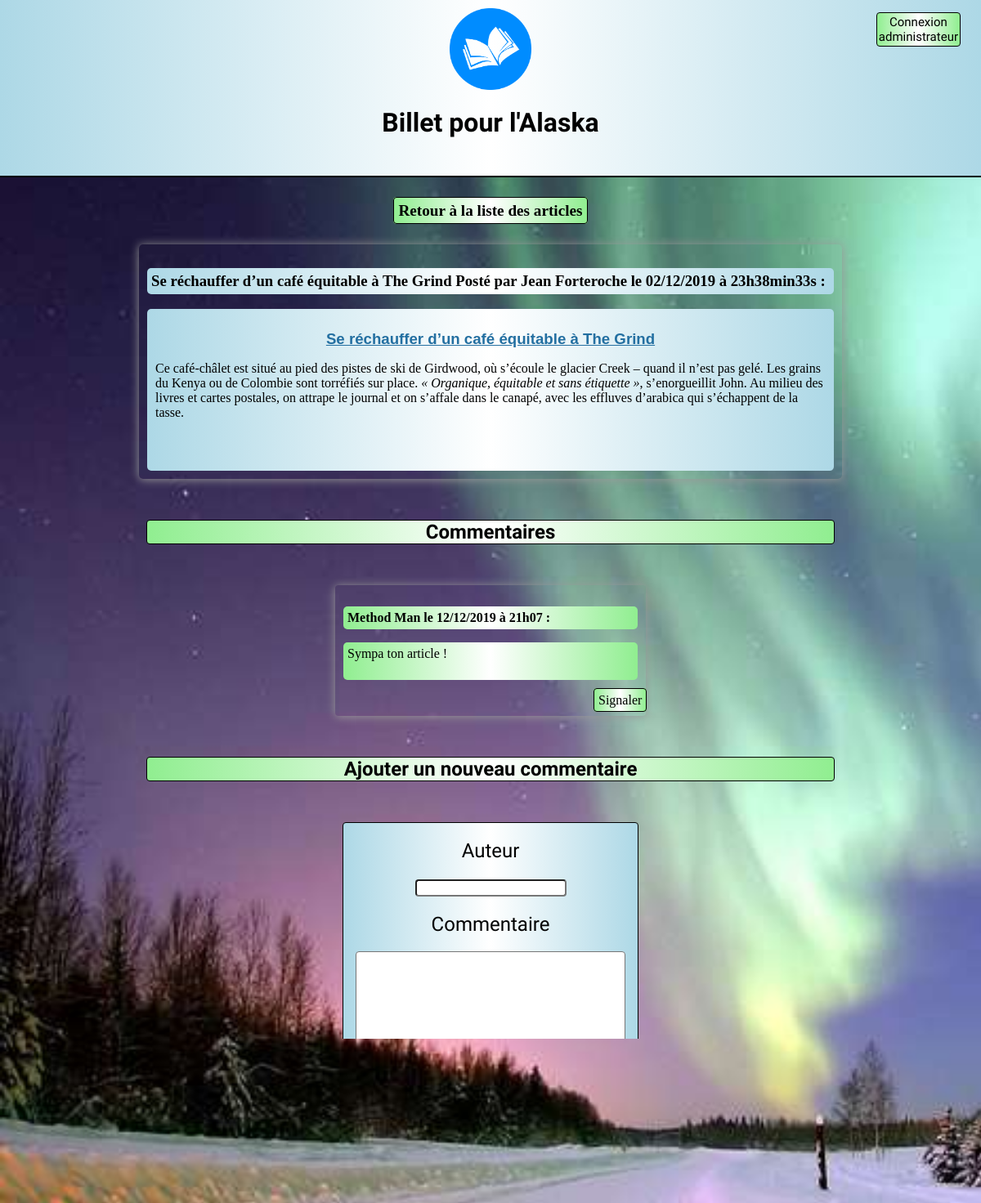
The page /index.php?action=post&id=26 on the database its author committed.
### tables this page shows
CREATE TABLE `posts` (
  `id` int(11) NOT NULL,
  `author` varchar(20) NOT NULL,
  `title` varchar(255) NOT NULL,
  `content` longtext NOT NULL,
  `creation_date` datetime NOT NULL
);

CREATE TABLE `comments` (
  `id` int(11) NOT NULL,
  `post_id` int(11) NOT NULL,
  `author` varchar(20) NOT NULL,
  `comment` text NOT NULL,
  `comment_date` datetime NOT NULL,
  `report` tinyint(1) NOT NULL DEFAULT '0'
);

### model/PostManager.php (called while the page is built, shortened)
<?php
class PostManager extends Manager
{
    public function getPost($postId)
    {
        $db = $this->dbConnect();
        $req = $db->prepare('SELECT id, author, title, content, DATE_FORMAT(creation_date, \'%d/%m/%Y à %Hh%imin%ss\') AS date FROM posts WHERE id = ?');
        $req->execute(array($postId));
        $post = $req->fetch();
        return $post;
    }
}

### model/CommentManager.php (called while the page is built, shortened)
<?php
class CommentManager extends Manager
{
    public function getComments($postId)
    {
        $db = $this->dbConnect();
        $comments = $db->prepare('SELECT id, post_id, author, comment, DATE_FORMAT(comment_date, \'%d/%m/%Y à %Hh%i\') AS date FROM comments WHERE post_id = ? ORDER BY comment_date DESC');
        $comments->execute(array($postId));
        return $comments;
    }
}

### view/frontend/postView.php (the view, shortened to what this page needs)
<p class="backToPosts"><a href="index.php">Retour à la liste des articles</a></p>
<div class="news">
    <h3>
    <?php echo htmlspecialchars ($post['title']." Posté par " .$post['author']. " le ".$post['date']); ?> :
    </h3>
    <div class="postContent">
    <?php echo stripslashes($post['content']); ?><br/><br/>
    </div>
</div>
<div class="titleComment">Commentaires</div>
<?php
    while ($comment = $comments->fetch())
    {
    ?>
        <div class="commentBox">
            <p>
                <?php echo htmlspecialchars ($comment['author']." le ".$comment['date']); ?> :
            </p>
            <p>
                <?php echo nl2br(htmlspecialchars ($comment['comment'])); ?><br/><br/>
            </p>
            <a class="report" href="index.php?action=reportComment&amp;id=<?= $comment['id'] ?>&amp;postId=<?= $comment['post_id'] ?>">Signaler</a>
        </div>
    <?php
    }
?>
<div class="newComment">Ajouter un nouveau commentaire</div>
<form class="commentForm" action="index.php?action=addComment&amp;id=<?= $post['id'] ?>" method="post">
    <div>
        <label for="author">Auteur</label><br /><br />
        <input type="text" id="author" name="author" />
    </div>
    <div>
        <label for="comment">Commentaire</label><br /><br />
        <textarea class="comment" id="comment" name="comment"></textarea>
    </div>
    <div>
        <input class="validComment" type="submit" />
    </div>
</form>
<?php require('template.php'); ?>

### css/style.css (style rules this page uses)
body { background-image: url("../public/images/aurore.jpg"); background-color:rgb(188,254,188); background-repeat: no-repeat; background-attachment:fixed; background-size: cover; margin: 0; padding: 0; }
input { border-radius: 4px; margin-top: 2px; }
#connectForm button, #disconnect, .validComment, .keepCommentButton, .deleteCommentButton, #submitPost { background-color: lightgreen; border-radius: 4px; padding: 5px; display: block; margin: 5px auto; }
.news h3 { padding: 5px; background-image: linear-gradient(to right, lightblue, white, lightblue); border-radius:5px; }
.postContent { background-image: linear-gradient(to right, lightblue, white, lightblue); margin-top: 0; padding: 10px; border-radius:5px; }
.news { width:70%; margin:20px auto; padding: 10px; box-shadow: 0px 1px 12px #999; margin-bottom: 20px; border-radius: 5px; }
.backToPosts { text-align: center; margin: 30px; }
.backToPosts a { border: 1px solid black; border-radius: 4px; padding: 5px; background-image: linear-gradient(to right, lightgreen, white, lightgreen); text-decoration: none; color: black; font-weight: bold; font-size: 1.2em; text-align: center; }
.commentBox { display: block; margin: 20px auto; box-shadow: 0px 1px 12px #999; border-radius: 4px; width: 30%; word-wrap: break-word; padding: 10px; }
.commentBox p { padding: 5px; background-image: linear-gradient(to right, lightgreen, white, lightgreen); border-radius:5px; }
.commentBox p:first-child { font-weight: bold; }
.commentBox a { position: relative; left: 85%; border: 1px solid black; border-radius: 4px; padding: 5px; background-image: linear-gradient(to right, lightgreen, white, lightgreen); text-decoration: none; color: black; }
.titleComment, .newComment, .addNewPost, table caption { font-family: 'Wallpoet', cursive; width: 70%; font-size: 1.5em; font-weight: bold; text-align: center; border:1px solid black; border-radius: 4px; background-image: linear-gradient(to right, lightgreen, white, lightgreen); margin:50px auto; }
.commentForm { font-family: 'Wallpoet', cursive; border: 1px solid black; border-radius: 4px; width: 30%; margin: 0 auto 50px auto; text-align: center; background-image: linear-gradient(to right, lightblue, white, lightblue); }
.commentForm div { margin: 20px 0; }
input { border-radius: 4px; }
.commentForm label { font-size: 1.5em; }
.comment { width: 90%; height: 200px; border-radius: 4px; }

### rows shown on the page
posts: content "Se réchauffer d’un café équitable à The Grind Ce café-châlet est situé au pied des pistes de ski de Girdwood, où s’écoule le glacier Creek – quand il n’est pas gelé. Les grains du Kenya ou de Colombie sont torréfiés sur place. « Organique, équitable et sans étiquette » , s’enorgueillit John. Au milieu des livres et cartes postales, on attrape le journal et on s’affale dans le canapé, avec les effluves d’arabica qui s’échappent de la tasse."
comments: date "Method Man le 12/12/2019 à 21h07", comment "Sympa ton article !"

### other values the page prints
$post['title']." Posté par " .$post['author']. " le ".$post['date'] "Se réchauffer d’un café équitable à The Grind Posté par Jean Forteroche le 02/12/2019 à 23h38min33s"
